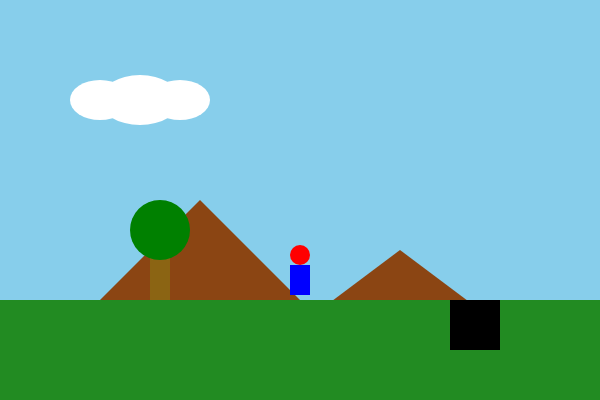
Frame 1 (no input)
Frame 60 (no input): identical to frame 1, image omitted
Frame 120 (the mouse pressed at the canvas centre since frame 60): identical to frame 1, image omitted

The p5.js sketch that drew this single still picture (run headless with seeded random() and noise() and a simulated clock; from frame 60 on, the mouse is pressed at the canvas centre):

// p5.js sketch
// ── sketch.js
let gameChar_x = 300; // Начальная позиция X
let gameChar_y = 280; // Начальная позиция Y
let charState = "standing"; // Начальное состояние

function setup() {
  createCanvas(600, 400);
}

function draw() {
  background(135, 206, 235); // Голубое небо
  
  // Горы
  fill(139, 69, 19);
  noStroke();
  triangle(0, 400, 200, 200, 400, 400);
  triangle(200, 400, 400, 250, 600, 400);
  
  // Земля
  fill(34, 139, 34);
  rect(0, 300, 600, 100);
  
  // Яма
  fill(0);
  rect(450, 300, 50, 50);
  
  // Дерево
  fill(139, 100, 19);
  rect(150, 250, 20, 50);
  fill(0, 128, 0);
  ellipse(160, 230, 60, 60);
  
  // Монетка
  fill(255, 215, 0);
  ellipse(300, 280, 20, 20);
  
  // Облако
  fill(255);
  noStroke();
  ellipse(100, 100, 60, 40);
  ellipse(140, 100, 80, 50);
  ellipse(180, 100, 60, 40);
  
  // Персонаж
  drawGameCharacter();
}

// Функция рисования персонажа в разных состояниях
function drawGameCharacter() {
  if (charState === "standing") {
    // Стоя лицом
    fill(255, 0, 0);
    ellipse(gameChar_x, gameChar_y - 25, 20, 20); // Голова
    fill(0, 0, 255);
    rect(gameChar_x - 10, gameChar_y - 15, 20, 30); // Тело
    line(gameChar_x - 10, gameChar_y + 15, gameChar_x - 15, gameChar_y + 25); // Левая нога
    line(gameChar_x + 10, gameChar_y + 15, gameChar_x + 15, gameChar_y + 25); // Правая нога
    line(gameChar_x - 10, gameChar_y - 5, gameChar_x - 15, gameChar_y - 15); // Левая рука
    line(gameChar_x + 10, gameChar_y - 5, gameChar_x + 15, gameChar_y - 15); // Правая рука
    
  } else if (charState === "jumpForward") {
    // Прыжок лицом вперед
    fill(255, 0, 0);
    ellipse(gameChar_x, gameChar_y - 35, 20, 20); // Голова вверх
    fill(0, 0, 255);
    rect(gameChar_x - 10, gameChar_y - 25, 20, 30); // Тело
    line(gameChar_x - 10, gameChar_y + 5, gameChar_x - 15, gameChar_y - 5); // Левая рука вверх
    line(gameChar_x + 10, gameChar_y + 5, gameChar_x + 15, gameChar_y - 5); // Правая рука вверх
    line(gameChar_x - 10, gameChar_y + 15, gameChar_x, gameChar_y + 25); // Левая нога согнута
    line(gameChar_x + 10, gameChar_y + 15, gameChar_x, gameChar_y + 25); // Правая нога согнута
    
  } else if (charState === "walkLeft") {
    // Ходьба влево
    fill(255, 0, 0);
    ellipse(gameChar_x, gameChar_y - 25, 20, 20);
    fill(0, 0, 255);
    rect(gameChar_x - 10, gameChar_y - 15, 20, 30);
    line(gameChar_x - 10, gameChar_y + 15, gameChar_x - 20, gameChar_y + 20); // Левая нога вперед
    line(gameChar_x + 10, gameChar_y + 15, gameChar_x, gameChar_y + 25); // Правая нога назад
    line(gameChar_x - 10, gameChar_y - 5, gameChar_x - 20, gameChar_y); // Левая рука
    line(gameChar_x + 10, gameChar_y - 5, gameChar_x + 15, gameChar_y - 15); // Правая рука
    
  } else if (charState === "walkRight") {
    // Ходьба вправо
    fill(255, 0, 0);
    ellipse(gameChar_x, gameChar_y - 25, 20, 20);
    fill(0, 0, 255);
    rect(gameChar_x - 10, gameChar_y - 15, 20, 30);
    line(gameChar_x + 10, gameChar_y + 15, gameChar_x + 20, gameChar_y + 20); // Правая нога вперед
    line(gameChar_x - 10, gameChar_y + 15, gameChar_x, gameChar_y + 25); // Левая нога назад
    line(gameChar_x + 10, gameChar_y - 5, gameChar_x + 20, gameChar_y); // Правая рука
    line(gameChar_x - 10, gameChar_y - 5, gameChar_x - 15, gameChar_y - 15); // Левая рука
    
  } else if (charState === "jumpLeft") {
    // Прыжок влево
    fill(255, 0, 0);
    ellipse(gameChar_x, gameChar_y - 35, 20, 20);
    fill(0, 0, 255);
    rect(gameChar_x - 10, gameChar_y - 25, 20, 30);
    line(gameChar_x - 10, gameChar_y + 5, gameChar_x - 20, gameChar_y); // Левая рука в сторону
    line(gameChar_x + 10, gameChar_y + 5, gameChar_x, gameChar_y - 5); // Правая рука вверх
    line(gameChar_x - 10, gameChar_y + 15, gameChar_x - 20, gameChar_y + 25); // Левая нога
    line(gameChar_x + 10, gameChar_y + 15, gameChar_x, gameChar_y + 25); // Правая нога
      } else if (charState === "jumpRight") {
    // Прыжок вправо
    fill(255, 0, 0);
    ellipse(gameChar_x, gameChar_y - 35, 20, 20);
    fill(0, 0, 255);
    rect(gameChar_x - 10, gameChar_y - 25, 20, 30);
    line(gameChar_x + 10, gameChar_y + 5, gameChar_x + 20, gameChar_y); // Правая рука в сторону
    line(gameChar_x - 10, gameChar_y + 5, gameChar_x, gameChar_y - 5); // Левая рука вверх
    line(gameChar_x + 10, gameChar_y + 15, gameChar_x + 20, gameChar_y + 25); // Правая нога
    line(gameChar_x - 10, gameChar_y + 15, gameChar_x, gameChar_y + 25); // Левая нога
  }
}

// Управление клавишами
function keyPressed() {
  if (key === 's' || key === 'S') charState = "standing";
  if (key === 'j' || key === 'J') charState = "jumpForward";
  if (key === 'a' || key === 'A') {
    charState = "walkLeft";
    gameChar_x -= 5;
  }
  if (key === 'd' || key === 'D') {
    charState = "walkRight";
    gameChar_x += 5;
  }
  if (key === 'q' || key === 'Q') {
    charState = "jumpLeft";
    gameChar_x -= 5;
  }
  if (key === 'e' || key === 'E') {
    charState = "jumpRight";
    gameChar_x += 5;
  }
}

function keyReleased() {
  charState = "standing"; // Возврат к стоянию при отпускании клавиши
}
